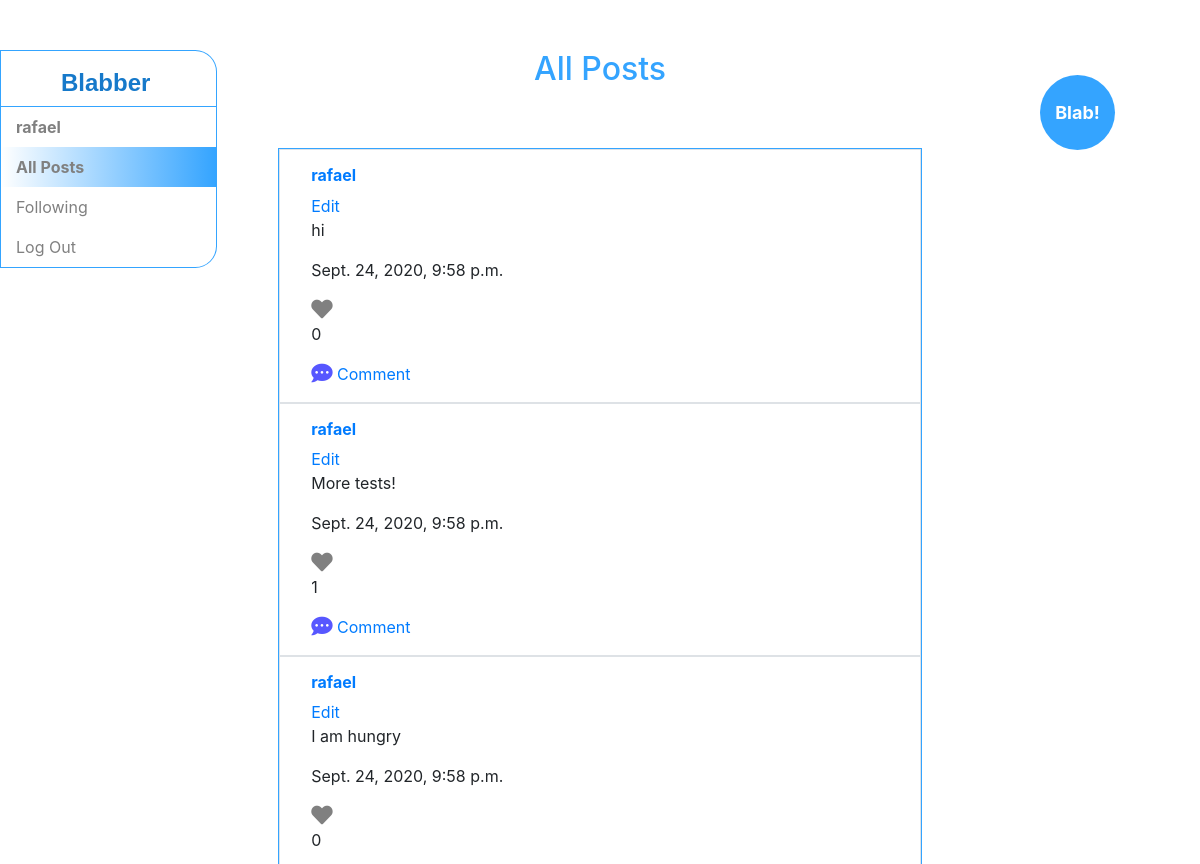
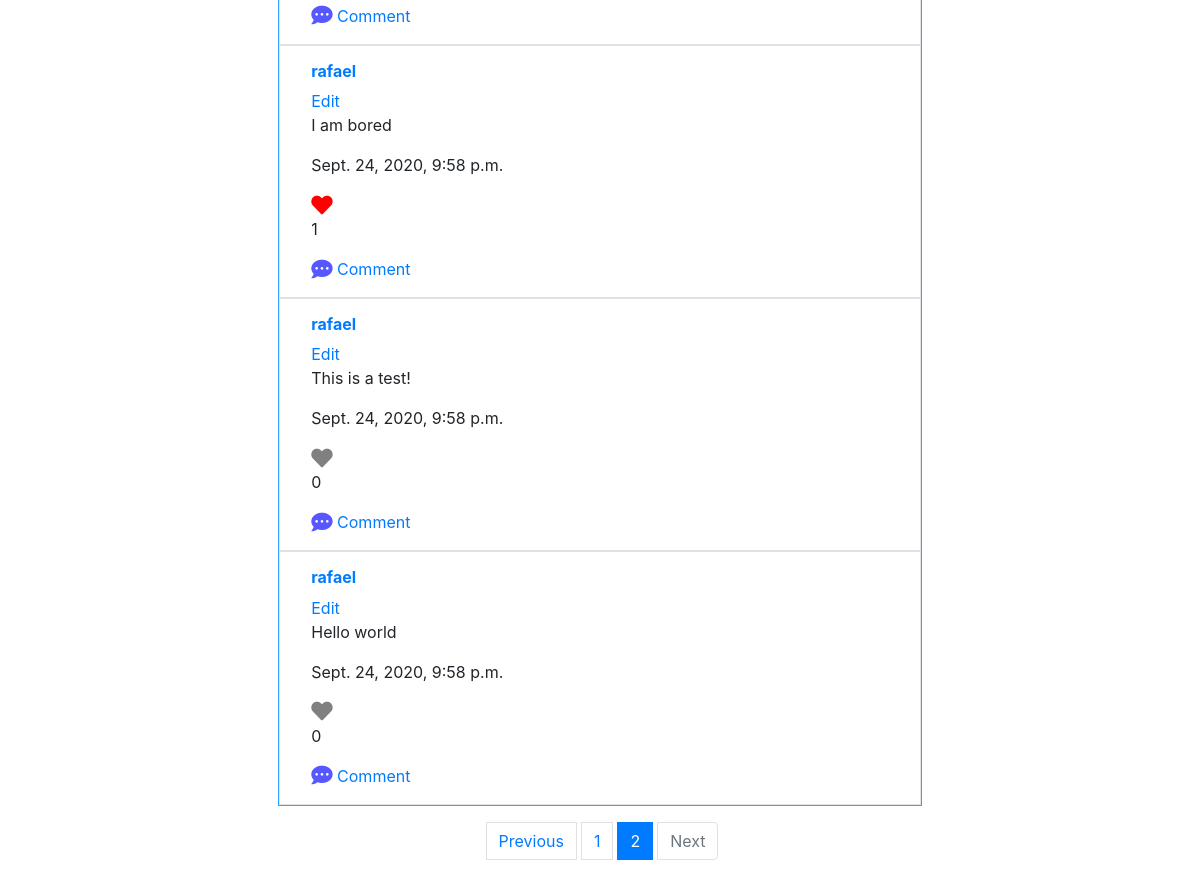
/?page=2 (signed in), run on the app's committed database (2 pictures, top to bottom).
### network/models.py (models this page shows, shortened)
class User(AbstractUser):
    pass

class Post(models.Model):
    user = models.ForeignKey(User, on_delete = models.CASCADE, related_name="post_user")
    text = models.TextField()
    time = models.DateTimeField(auto_now_add=True)
    likes = models.ForeignKey(Like, null=True, blank=True, on_delete = models.CASCADE, related_name="post_likes")
    comments = models.ManyToManyField(Comment, blank=True, related_name="post_comments")

class Like(models.Model):
    users = models.ManyToManyField(User, related_name="like_users")
    num = models.PositiveIntegerField(default=0)

### network/views.py (the view, shortened to what this page needs)
# urls.py: path("", views.index, name="index"),
def index(request):
    if request.user.is_authenticated:
        if request.method == 'GET':
            all_posts = Post.objects.all().order_by('-time')
            page = request.GET.get('page', 1)
            paginator = Paginator(all_posts, 10)
            try:
                posts = paginator.page(page)
            except PageNotAnInteger:
                posts = paginator.page(1)
            except EmptyPage:
                posts = paginator.page(paginator.num_pages)
            post_form = PostForm(initial={'user': request.user})
            comment_form = CommentForm(initial={'user': request.user})
            return render(request, "network/index.html", {'posts': posts, 'post_form': post_form, 'comment_form': comment_form})
    else:
        return HttpResponseRedirect(reverse("login"))

### network/templates/network/index.html (shortened to what this page needs)
{% extends "network/layout.html" %}
{% load static %}
{% block body %}
    <div class="sidenav" id="post_nav">
        <p id="blab_">Blab!</p>
    </div>
    <h2>All Posts</h2>
    <div id="posts">
        {% for post in posts %}
            <div class='row border mx-auto p-3' id="post">
                <div class="col-sm-12">
                    <h6><a style="font-weight: bold;"href="{% url 'profile' post.user.id %}">{{ post.user }}</a></h6>
                    {% if request.user == post.user %}
                        <a href="" class="edit" id="{{ post.id }}">Edit</a>
                    {% endif %}
                    <p class="pt" id="{{ post.id }}">{{ post.text }}</p>
                    <p id="time">{{ post.time }}</p>
                    <p id="heart_item">
                        {% if request.user in post.likes.users.all %}
                            <a href="">
                                <i class="fas fa-heart fa-lg" name="heart" id="{{ post.id }}" style="color:red;"></i>
                            </a>
                        {% else %}
                            <a href="">
                                <i class="fas fa-heart fa-lg" name="heart" id="{{ post.id }}" style="color:gray;"></i>
                            </a>
                        {% endif %}
                        <span class="num-like" id="{{ post.id }}">{{ post.likes.num }}</span>
                    </p>
                    <a href="" class="comment" id="{{ post.id }}"><i class="fas fa-comment-dots fa-lg" style="color:rgb(87, 87, 255);"></i> Comment</a>
                </div>
            </div>
        {% endfor %}
    </div>
    <div class='row justify-content-center mx-auto p-3' id='pages'>
        {% if posts.has_other_pages %}
            <nav aria-label="...">
                <ul class="pagination justify-content-center">
                    {% if posts.has_previous %}
                        <li><a class="page-link" href="?page={{ posts.previous_page_number }}" tabindex="-1" aria-disabled="true">Previous</a></li>
                    {% else %}
                        <li class="page-item disabled"><span class="page-link">Previous</span></li>
                    {% endif %}
                    {% for i in posts.paginator.page_range %}
                        {% if posts.number == i %}
                            <li class="page-item active" aria-current="page">
                                <span class="page-link">
                                    {{ i }}
                                </span>
                            </li>
                        {% else %}
                            <li><a href="?page={{ i }}"><span class="page-link">{{ i }}</span></a></li>
                        {% endif %}
                    {% endfor %}
                    {% if posts.has_next %}
                        <li><a class="page-link" href="?page={{ posts.next_page_number }}">Next</a></li>
                    {% else %}
                        <li class="page-item disabled"><span class="page-link" tabindex="-1" aria-disabled="true">Next</span></li>
                    {% endif %}
                </ul>
            </nav>
        {% endif %}
    </div>
{% endblock %}

### network/templates/network/layout.html (shortened to what this page needs)
{% load static %}
<!DOCTYPE html>
<html lang="en">
    <head>
        <link rel="stylesheet" href="https://stackpath.bootstrapcdn.com/bootstrap/4.4.1/css/bootstrap.min.css">
        <link href="{% static 'network/styles.css' %}" rel="stylesheet">
        <link rel="stylesheet" href="https://use.fontawesome.com/releases/v5.14.0/css/solid.css">
        <link rel="stylesheet" href="https://use.fontawesome.com/releases/v5.14.0/css/fontawesome.css">
    </head>
    <body>
        <div class="bd-sidebar border-bottom-0" id="sidebar-wrapper ">
            <nav class ="position-fixed"id="navbar_items">
            <a id="website_title"href="#">Blabber</a>
              <ul class="navbar-nav mr-auto">
                {% if user.is_authenticated %}
                    <li id="username_link" class="nav-item">
                        <a class="nav-link" href="#"><strong>{{ user.username }}</strong></a>
                    </li>
                     <li class="nav-item" id="all_posts_block">
                  <a class="nav-link" id="all_posts_link"href="{% url 'index' %}">All Posts</a>
                </li>
                    <li class="nav-item" id="following_block">
                        <a class="nav-link" id="following_link" href="{% url 'following' %}">Following</a>
                    </li>
                    <li class="nav-item" id="logout_link">
                        <a class="nav-link" href="{% url 'logout' %}">Log Out</a>
                    </li>
                {% endif %}
              </ul>
            </nav>
          </div>
        <div class="container-fluid">
            {% block body %}
            {% endblock %}
        </div>
    </body>
</html>

### network/static/network/styles.css (style rules this page uses)
#website_title { color: rgb(22, 121, 202); text-align: right; margin-left: 60px; font-weight: bold; font-family: Impact, Haettenschweiler, 'Arial Narrow Bold', sans-serif; font-size: x-large; }
#navbar_items { background-color: white; border-top-right-radius: 10%; border-bottom-right-radius: 10%; padding-top: 14px; border:1px solid rgb(52, 164, 255); margin-left: 0; }
.nav-link { color:grey; width: 200px; padding-left: 10px; margin-left:10px; }
li { padding-left: 5px; }
#logout_link { border-bottom-right-radius: 15px; }
#username_link { border-top: 1px solid rgb(52, 164, 255); margin-top: 5px; }
#post_nav { height: 100%; width: 160px; position: fixed; z-index: 1; top: 0; right: 0; background-color: white; overflow-x: hidden; padding-top: 6.25%; }
#blab_ { background-color:rgb(52, 164, 255); font-weight: bold; font-size: large; color: white; height: 75px; width: 75px; border-radius: 50%; display:inline-flex; text-align: center; align-items: center; justify-content: center; margin: auto; }
h2 { color: rgb(52, 164, 255); margin-top: 50px; margin-bottom: 60px; text-align: center; }
#posts { background-color: white; max-width: 55%; margin-left: auto; margin-right: auto; border: 1px solid rgb(52, 164, 255); }
#heart_item { max-width: 20px; }

### data on the page
User: username "rafael"
Post: user "rafael", text "hi", time "Sept. 24, 2020, 9:58 p.m.", likes.num "0"
Post: user "rafael", text "More tests!", time "Sept. 24, 2020, 9:58 p.m.", likes.num "1"
Post: user "rafael", text "I am hungry", time "Sept. 24, 2020, 9:58 p.m.", likes.num "0"
Post: user "rafael", text "I am bored", time "Sept. 24, 2020, 9:58 p.m.", likes.num "1"
Post: user "rafael", text "This is a test!", time "Sept. 24, 2020, 9:58 p.m.", likes.num "0"
Post: user "rafael", text "Hello world", time "Sept. 24, 2020, 9:58 p.m.", likes.num "0"

### other printed values
{{ i }} "1"
{{ i }} "2"
